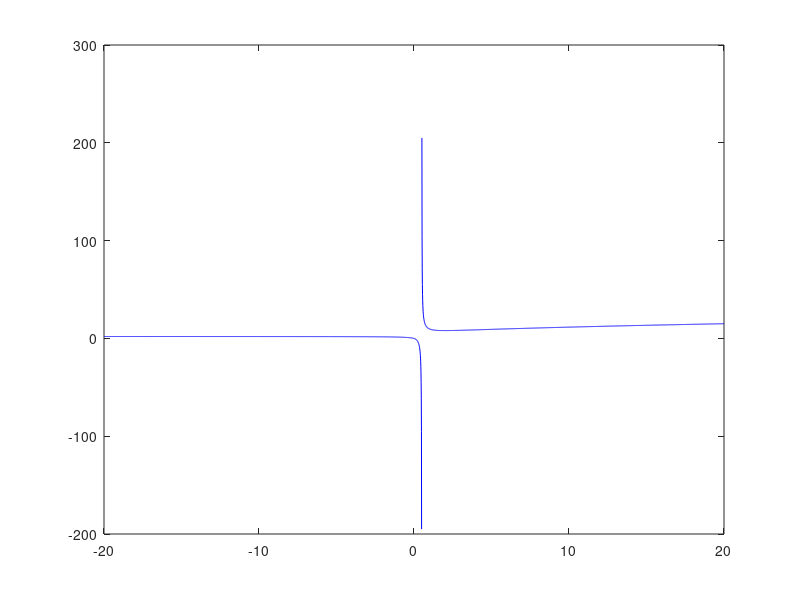

The MATLAB source for this figure:
% Autor: Raul Hernandez Lopez @Neo
% Correo Electronico: freeenergy1975@gmail.com
% Funcion Racional.
x = -20:0.01:20;
y = (4*x)./(sqrt(2*x)-sqrt(1));
plot(x, y ,'b');


